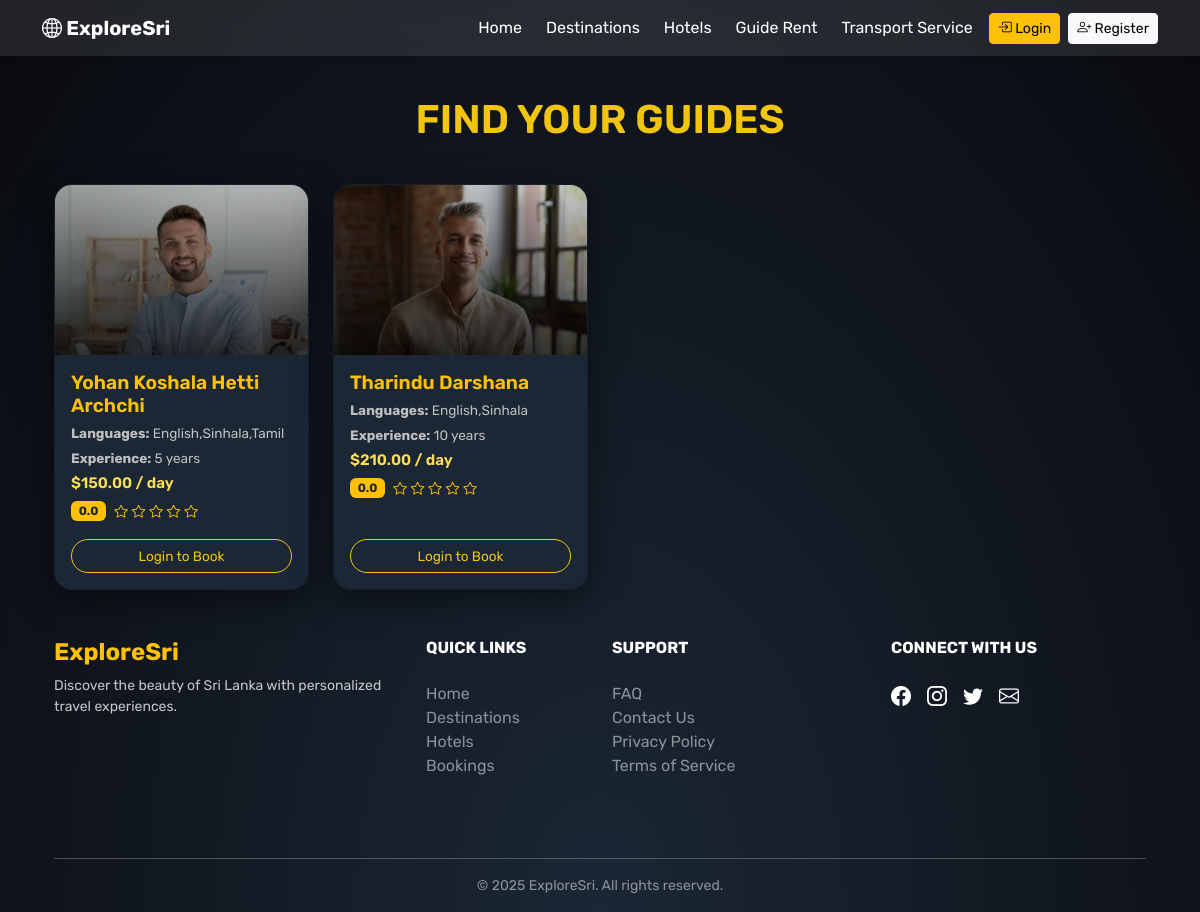
/guides.php, run on the app's committed database.
### tables this page shows
CREATE TABLE `guide` (
  `guide_id` int(11) NOT NULL,
  `name` varchar(100) NOT NULL,
  `email` varchar(100) NOT NULL,
  `country` varchar(100) DEFAULT NULL,
  `password` varchar(255) NOT NULL,
  `languages` varchar(255) DEFAULT NULL,
  `experience_years` int(11) DEFAULT 0,
  `bio` text DEFAULT NULL,
  `photo` varchar(255) DEFAULT NULL,
  `contact_info` varchar(100) DEFAULT NULL,
  `price_per_day` decimal(10,2) DEFAULT 0.00,
  `rating` float DEFAULT 0,
  `is_verified` tinyint(1) DEFAULT 0,
  `created_at` datetime DEFAULT current_timestamp(),
  `status` varchar(50) DEFAULT 'active',
  `is_available` tinyint(1) DEFAULT 1
);

### guides.php (the view, shortened to what this page needs)
<?php
include 'config/db.php';
include 'includes/header.php';
$stmt = $conn->query("SELECT * FROM guide WHERE status = 'active' AND is_verified = 1");
$guides = $stmt->fetchAll();
?>
<!DOCTYPE html>
<html lang="en">
<head>
  <link href="https://cdn.jsdelivr.net/npm/bootstrap@5.3.0/dist/css/bootstrap.min.css" rel="stylesheet" />
  <link href="https://cdn.jsdelivr.net/npm/bootstrap-icons@1.10.5/font/bootstrap-icons.css" rel="stylesheet" />
</head>
<body>
  <div class="container">
    <h1>FIND YOUR GUIDES</h1>
    <div class="row g-4">
      <?php foreach ($guides as $guide): ?>
        <div class="col-sm-6 col-md-4 col-lg-3">
          <div class="card hotel-card-modern h-100 position-relative">
            <img src="uploads/guides/<?php echo htmlspecialchars($guide['photo']); ?>" alt="<?php echo htmlspecialchars($guide['name']); ?>">
            <div class="image-overlay"></div>
            <div class="card-body text-start d-flex flex-column">
              <h5 class="card-title text-warning"><?php echo htmlspecialchars($guide['name']); ?></h5>
              <p class="card-text mb-1"><strong>Languages:</strong> <?php echo htmlspecialchars($guide['languages']); ?></p>
              <p class="card-text mb-1"><strong>Experience:</strong> <?php echo $guide['experience_years']; ?> years</p>
              <p class="price mb-1">$<?php echo number_format($guide['price_per_day'], 2); ?> / day</p>
              <div class="d-flex align-items-center mb-3">
                <span class="badge bg-warning text-dark me-2"><?php echo number_format($guide['rating'], 1); ?></span>
                <div class="text-warning rating-stars">
                  <?php for ($i = 1; $i <= 5; $i++): ?>
                    <i class="bi <?= $i <= round($guide['rating']) ? 'bi-star-fill' : 'bi-star'; ?>"></i>
                  <?php endfor; ?>
                </div>
              </div>
              <?php if (isset($_SESSION['user_id'])): ?>
                <a href="/exploresri/guide_bookings.php?guide_id=<?= $guide['guide_id']; ?>" class="btn btn-book w-100 mt-auto">Book Guide</a>
              <?php else: ?>
                <a href="http://localhost/exploresri/user/login.php" class="btn btn-book w-100 mt-auto">Login to Book</a>
              <?php endif; ?>
            </div>
          </div>
        </div>
      <?php endforeach; ?>
    </div>
  </div>
  <?php include 'includes/footer.php'; ?>
</body>
</html>

### includes/header.php (style rules this page uses)
body { background: linear-gradient(to right, #003049, #669bbc); font-family: 'Segoe UI', sans-serif; color: #fff; animation: fadeInBody 0.8s ease-in; }

### guides.php (style rules this page uses)
body { font-family: 'Rubik', sans-serif; background: radial-gradient(ellipse at bottom, #1b2735 0%, #090a0f 100%); color: #ffffff; min-height: 100vh; overflow-x: hidden; }
h1 { font-size: 2.5rem; font-weight: 600; margin: 40px 0; text-align: center; color: #f1c40f; }
.hotel-card-modern { position: relative; border-radius: 18px; overflow: hidden; background: #1b2735; box-shadow: 0 10px 35px rgba(0, 0, 0, 0.5); transition: transform 0.3s ease, box-shadow 0.3s ease; display: flex; flex-direction: column; height: 100%; }
.hotel-card-modern img { width: 100%; height: 170px; object-fit: cover; }
.image-overlay { position: absolute; top: 0; left: 0; height: 170px; width: 100%; background: linear-gradient(to bottom, rgba(0, 0, 0, 0.2), rgba(0, 0, 0, 0.8)); }
.hotel-card-modern .card-body { padding: 1rem; flex: 1; display: flex; flex-direction: column; justify-content: space-between; }
.hotel-card-modern .card-title { color: #fff; font-size: 1.2rem; font-weight: 600; margin-bottom: 0.4rem; }
.hotel-card-modern .card-text { color: #bfbfbf; font-size: 0.85rem; margin-bottom: 0.6rem; }
.hotel-card-modern .price { color: #ffdd57; font-weight: 600; font-size: 0.95rem; margin-bottom: 0.6rem; }
.rating-stars i { font-size: 0.85rem; }
.btn-book { font-size: 0.85rem; border-radius: 30px; background-color: transparent; border: 1px solid #f1c40f; color: #f1c40f; transition: all 0.3s ease; }

### data on the page
guide: photo (picture), name "Yohan Koshala Hetti Archchi", languages "English,Sinhala,Tamil", experience_years "5", price_per_day "150.00", rating "0.0"
guide: photo (picture), name "Tharindu Darshana", languages "English,Sinhala", experience_years "10", price_per_day "210.00", rating "0.0"
